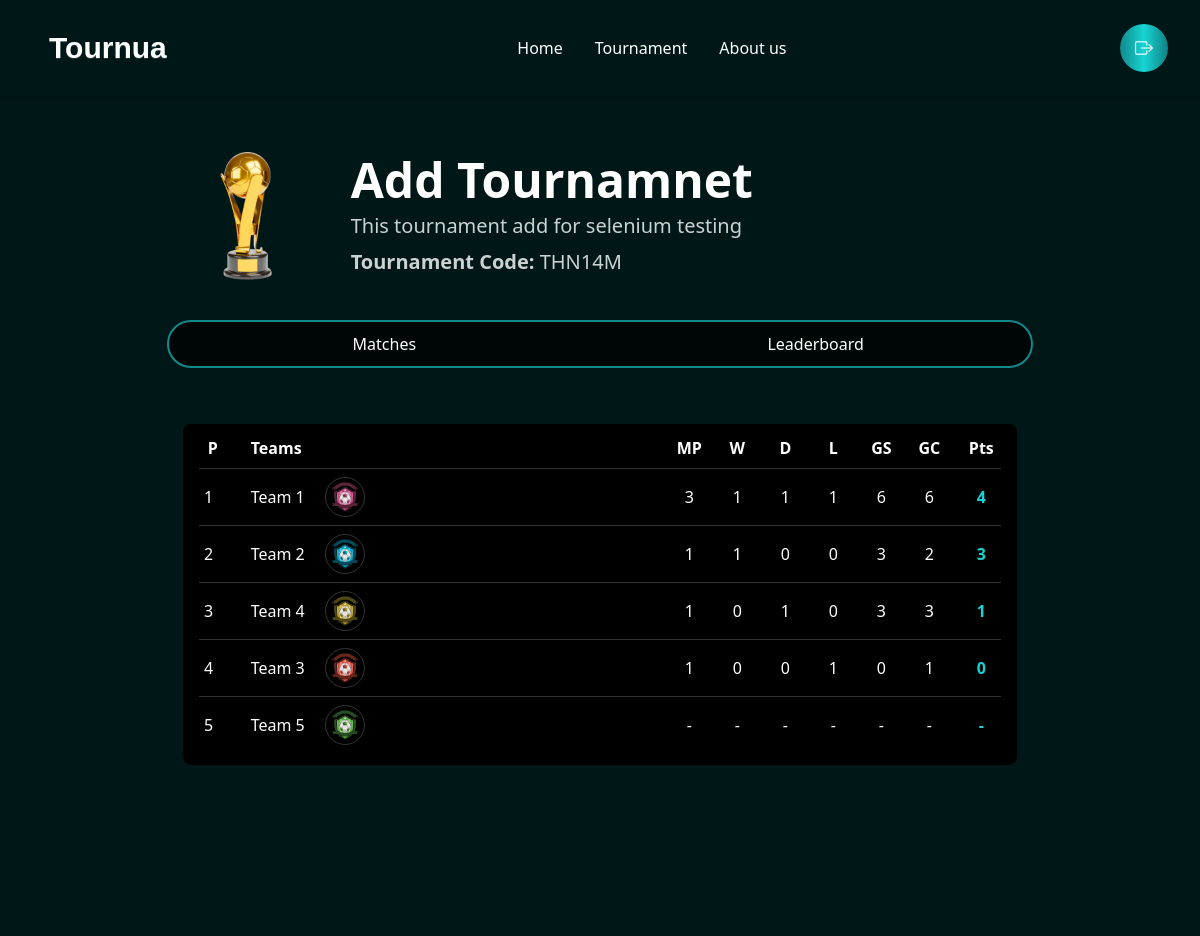
/Tournua/tournament/95/leaderboard/, run on the app's committed database.
### tournua/models.py (models this page shows, shortened)
class Tournament(models.Model):
    TROPHY_CHOICES = [
        ("Trophy1.png", "Golden Cup"),
        ("Trophy2.png", "Silver Cup"),
        ("Trophy3.png", "Bronze Cup"),
        ("Trophy4.png", "Bronze Cup"),
    ]
    user = models.ForeignKey(UserAccount, on_delete=models.CASCADE, related_name="tournaments")
    code = models.CharField(max_length=8, unique=True, editable=False)
    name = models.CharField(max_length=200)
    description = models.TextField(blank=True)
    trophy = models.CharField(max_length=20, choices=TROPHY_CHOICES, blank=True, null=True)
    tournament_type = models.CharField(max_length=50, choices=[("online", "Online"), ("offline", "Offline")])
    player_type = models.CharField(max_length=50, choices=[("single", "Single"), ("team", "Team")])
    format = models.CharField(max_length=50, choices=[("Knockout", "Knockout"), ("League", "League")])
    num_groups = models.IntegerField(default=1)
    teams_per_group = models.IntegerField(default=4)
    created_at = models.DateTimeField(auto_now_add=True)
    participants = models.ManyToManyField(UserAccount, related_name="joined_tournaments", blank=True)

class Team(models.Model):
    tournament = models.ForeignKey(Tournament, on_delete=models.CASCADE, related_name="teams")
    name = models.CharField(max_length=200)
    logo = models.CharField(max_length=200, blank=True, null=True)

### tournua/views.py (the view)
# urls.py: path("tournament/<int:tournament_id>/leaderboard/", views.leaderboard, name="leaderboard"),
def leaderboard(request, tournament_id):
    tournament = get_object_or_404(Tournament, id=tournament_id)
    matches = Match.objects.filter(tournament=tournament, played=True)
    teams = Team.objects.filter(tournament=tournament)  # all teams in tournament
    standings = {}
    for team in teams:
        standings[team.id] = {
            "team": team,
            "MP": 0,
            "W": 0,
            "D": 0,
            "L": 0,
            "GS": 0,
            "GC": 0,
            "Pts": 0,
            "played": False  # track if played at least one match
        }
    for match in matches:
        t1 = match.team1
        t2 = match.team2
        s1 = match.team1_score
        s2 = match.team2_score
        standings[t1.id]["MP"] += 1
        standings[t2.id]["MP"] += 1
        standings[t1.id]["GS"] += s1
        standings[t1.id]["GC"] += s2
        standings[t2.id]["GS"] += s2
        standings[t2.id]["GC"] += s1
        standings[t1.id]["played"] = True
        standings[t2.id]["played"] = True
        if s1 > s2:
            standings[t1.id]["W"] += 1
            standings[t2.id]["L"] += 1
            standings[t1.id]["Pts"] += 3
        elif s1 < s2:
            standings[t2.id]["W"] += 1
            standings[t1.id]["L"] += 1
            standings[t2.id]["Pts"] += 3
        else:
            standings[t1.id]["D"] += 1
            standings[t2.id]["D"] += 1
            standings[t1.id]["Pts"] += 1
            standings[t2.id]["Pts"] += 1
    leaderboard = list(standings.values())
    played_teams = [t for t in leaderboard if t["played"]]
    unplayed_teams = [t for t in leaderboard if not t["played"]]
    played_teams.sort(key=lambda x: (x["Pts"], x["GS"] - x["GC"], x["GS"]), reverse=True)
    leaderboard = played_teams + unplayed_teams
    for i, row in enumerate(leaderboard, start=1):
        row["P"] = i
        if not row["played"]:
            for key in ["MP", "W", "D", "L", "GS", "GC", "Pts"]:
                row[key] = "-"
    return render(request, "leaderboard.html", {
        "tournament": tournament,
        "leaderboard": leaderboard
    })

### template/leaderboard.html (shortened to what this page needs)
{% load static %}
<!DOCTYPE html>
<html lang="en">
<head>
  <link href="https://cdn.jsdelivr.net/npm/daisyui@5" rel="stylesheet" type="text/css" />
  <script src="https://cdn.jsdelivr.net/npm/@tailwindcss/browser@4"></script>
  <link rel="stylesheet" href="https://cdn.jsdelivr.net/npm/bootstrap-icons@1.13.1/font/bootstrap-icons.min.css">
  <link rel="stylesheet" href="{% static 'css/style.css' %}">
</head>
<body class="bg-[#001717]">
<header class="w-full">
  <div class="navbar shadow-sm px-4 py-4 lg:px-8 lg:py-6 flex justify-between items-center">
    <a class="btn btn-ghost text-2xl lg:text-3xl text-white font-cs-gelios">Tournua</a>
    <div class="hidden lg:flex gap-8 text-white font-medium">
      <a href="{% url 'dashboard' %}" id="leaderboard_home">Home</a>
      <a href="#">Tournament</a>
      <a href="#">About us</a>
    </div>
    <a href="{% url 'logout' %}" id="logout" class="relative inline-flex items-center justify-center w-10 h-10 lg:w-12 lg:h-12 text-white bg-black rounded-full">
      <span class="absolute inset-0 rounded-full p-[2px] bg-gradient-to-r from-[#13898B] via-[#14D5D4] via-[#0C6083] to-[#118285]"></span>
      <span class="relative z-10 flex items-center justify-center w-full h-full rounded-full">
        <i class="bi bi-box-arrow-right text-lg"></i>
      </span>
    </a>
  </div>
</header>
<main class="flex flex-col items-center px-4 py-10 gap-10 lg:px-20">
  <div class="mx-auto h-auto w-10/12  bg-cover bg-center overflow-hidden">
    <div class="flex flex-col sm:flex-row sm:items-center gap-4 sm:gap-6">
      <img src="{% static 'trophies/Trophy1.png' %}" alt="Trophy" class="w-24 sm:w-32 lg:w-40 object-contain mx-auto sm:mx-0">
      <div class="text-white text-center sm:text-left space-y-2">
        <p class="text-3xl sm:text-4xl lg:text-5xl font-semibold">{{ tournament.name }}</p>
        <p class="text-lg sm:text-xl text-white/80">{{ tournament.description }}</p>
        <p class="text-lg sm:text-xl text-white/80"><b>Tournament Code:</b> {{ tournament.code }}</p>
      </div>
    </div>
    <div class="w-full flex rounded-3xl border-2 border-[#13898B] overflow-hidden text-white bg-black/70 backdrop-blur-md mt-6">
      <a href="{% url 'viewTournament' tournament.id %}" id="fixture" class="w-1/2 py-2.5 font-medium text-center transition-all duration-200 hover:bg-[#13898B]/30 focus:bg-[#13898B] focus:text-white">
        Matches
      </a>
      <button class="w-1/2 py-2.5 font-medium text-center transition-all duration-200 hover:bg-[#13898B]/30 focus:bg-[#13898B] focus:text-white">
        Leaderboard
      </button>
    </div>
<div class="mt-10 overflow-x-auto min-h-[500px] bg-[#001717] rounded-2xl p-4 w-full">
  <div class="min-w-[600px] bg-black rounded-lg py-3 px-4 text-white">
    <div class="flex justify-between font-semibold text-sm sm:text-base mb-2">
      <div class="flex gap-13 sm:gap-6 min-w-[150px]">
        <p class="w-7 text-center" >P</p>
        <p class="w-8 text-center">Teams</p>
      </div>
      <div class="flex gap-3 sm:gap-4">
        <p class="w-8 text-center">MP</p>
        <p class="w-8 text-center">W</p>
        <p class="w-8 text-center">D</p>
        <p class="w-8 text-center">L</p>
        <p class="w-8 text-center">GS</p>
        <p class="w-8 text-center">GC</p>
        <p class="w-10 text-center">Pts</p>
      </div>
    </div>
    {% for row in leaderboard %}
    <div class="flex justify-between items-center border-t border-white/20 py-2 text-sm sm:text-base">
      <div class="flex gap-4 sm:gap-6 min-w-[150px] items-center">
        <p class="w-5 text-center">{{ row.P }}</p>
        <div class="flex items-center gap-3 min-w-[180px]">
          <p class="font-medium truncate w-[70px] sm:w-[70px] w-8 text-center">{{ row.team.name }}</p>
          <div class="w-10 flex justify-center w-8 text-center">
            <img src="{% static row.team.logo %}" alt="{{ row.team.name }} Logo"
                 class="w-8 h-8 sm:w-10 sm:h-10 rounded-full border border-white/20 object-cover">
          </div>
        </div>
      </div>
      <div class="flex gap-3 sm:gap-4">
        <p class="w-8 text-center">{{ row.MP }}</p>
        <p class="w-8 text-center">{{ row.W }}</p>
        <p class="w-8 text-center">{{ row.D }}</p>
        <p class="w-8 text-center">{{ row.L }}</p>
        <p class="w-8 text-center">{{ row.GS }}</p>
        <p class="w-8 text-center">{{ row.GC }}</p>
        <p class="w-10 text-center font-bold text-[#14D5D4]">{{ row.Pts }}</p>
      </div>
    </div>
    {% empty %}
    <p class="text-center py-4 text-white/70">No leaderboard data available.</p>
    {% endfor %}
  </div>
</div>
  </div>
</main>
</body>
</html>

### static/css/style.css (style rules this page uses)
.font-cs-gelios { font-family: "CS Gelios", sans-serif; }

### data on the page
Tournament: name "Add Tournamnet", description "This tournament add for selenium testing", code "THN14M"
Team: P "1", team.name "Team 1", logo (picture), MP "3", W "1", D "1", L "1", GS "6", GC "6", Pts "4"
Team: P "2", team.name "Team 2", logo (picture), MP "1", W "1", D "0", L "0", GS "3", GC "2", Pts "3"
Team: P "3", team.name "Team 4", logo (picture), MP "1", W "0", D "1", L "0", GS "3", GC "3", Pts "1"
Team: P "4", team.name "Team 3", logo (picture), MP "1", W "0", D "0", L "1", GS "0", GC "1", Pts "0"
Team: P "5", team.name "Team 5", logo (picture), MP "-", W "-", D "-", L "-", GS "-", GC "-", Pts "-"
